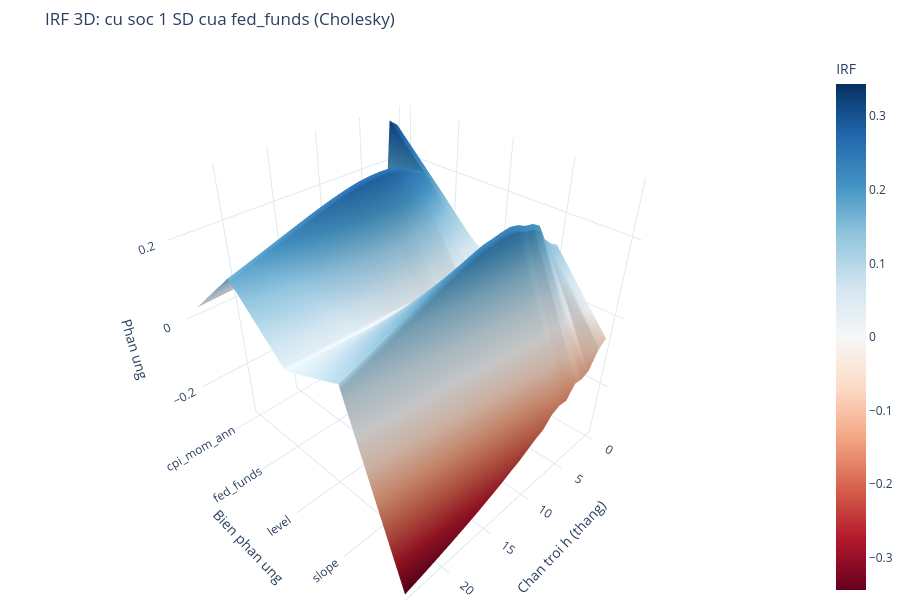

The notebook cell this image was saved under:
### Code cell
ia.fig_irf_surface(irf_df, 'fed_funds').show()
